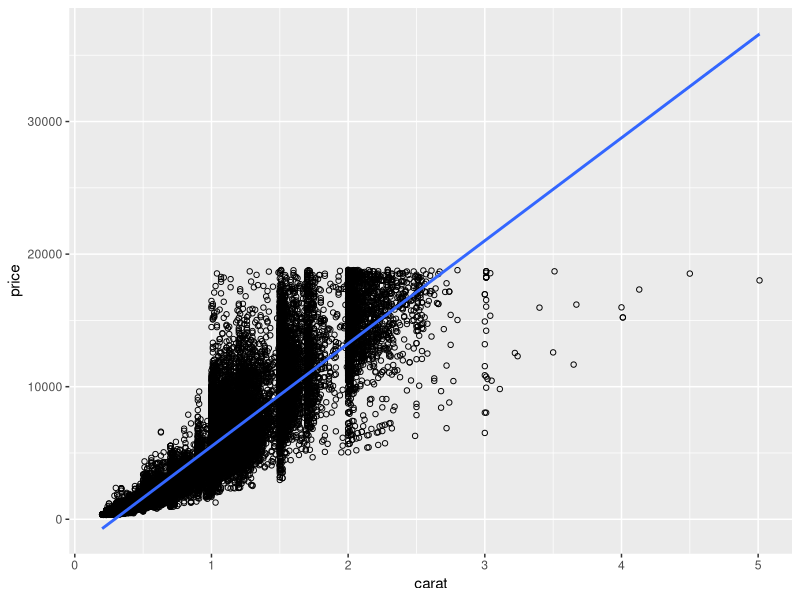
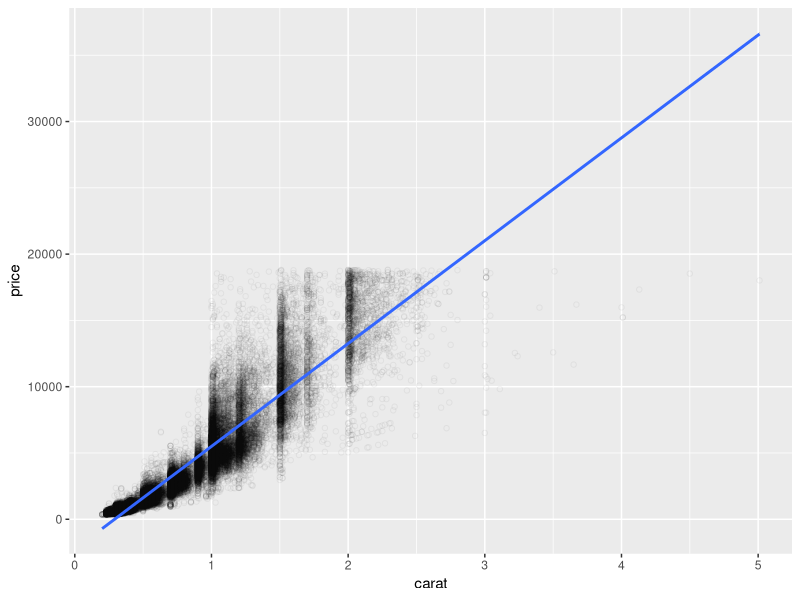
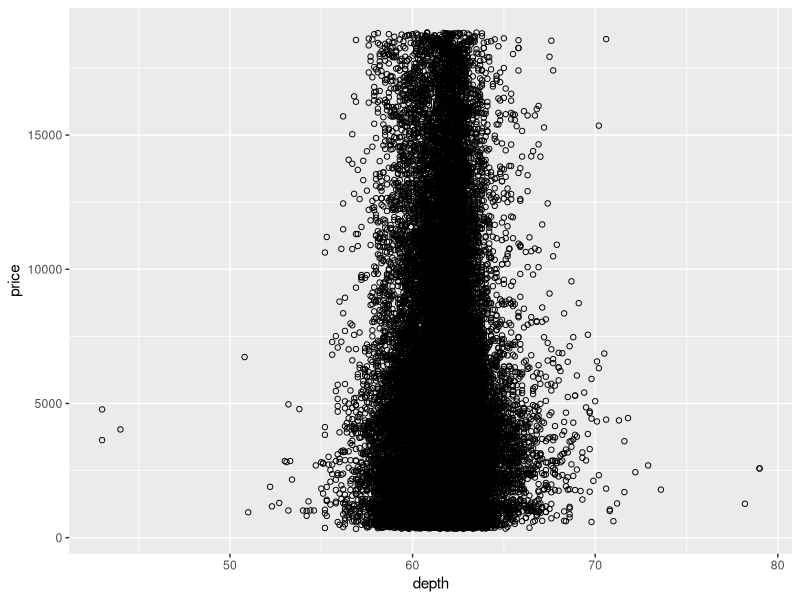
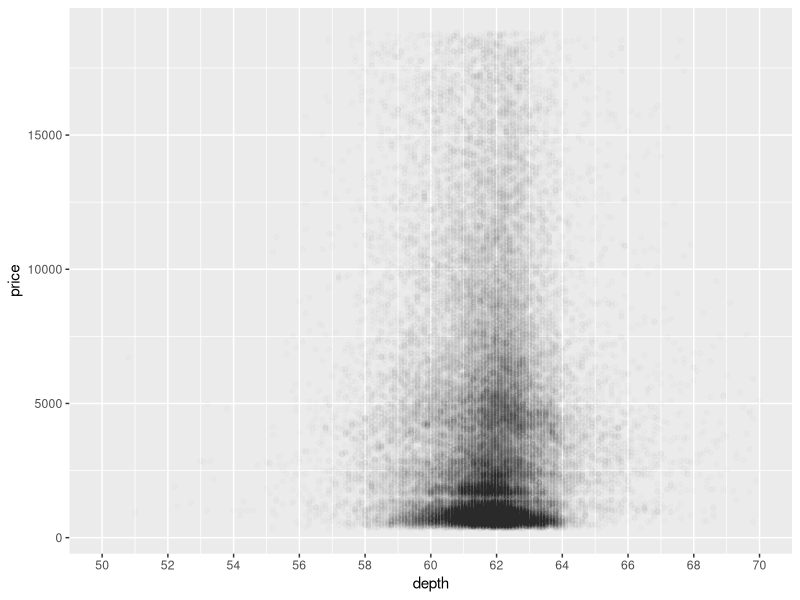
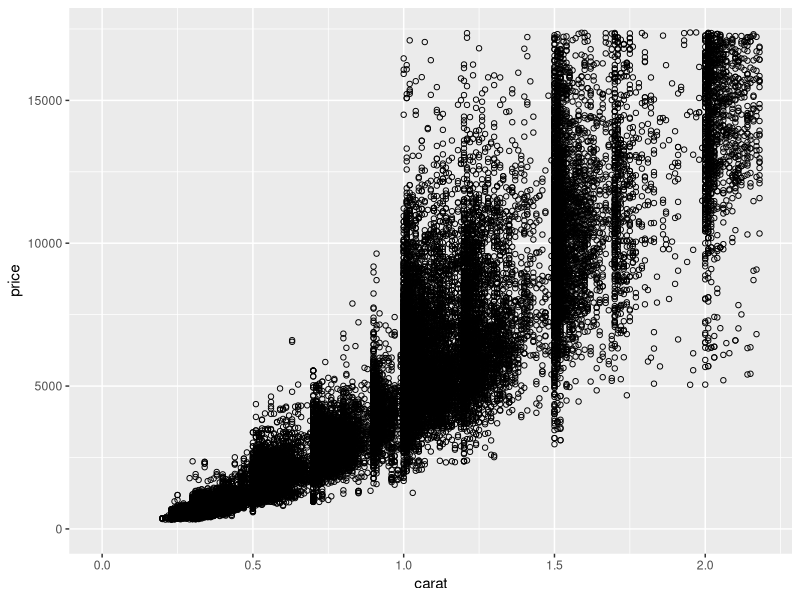
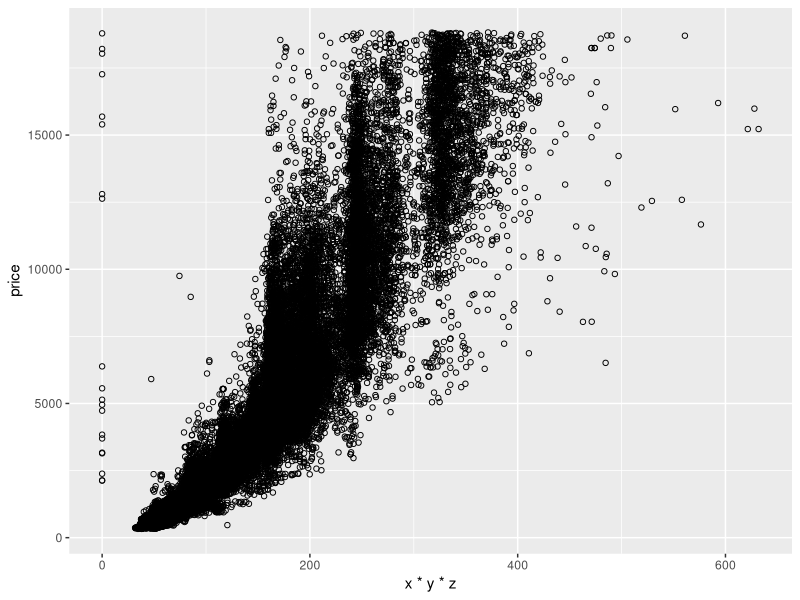
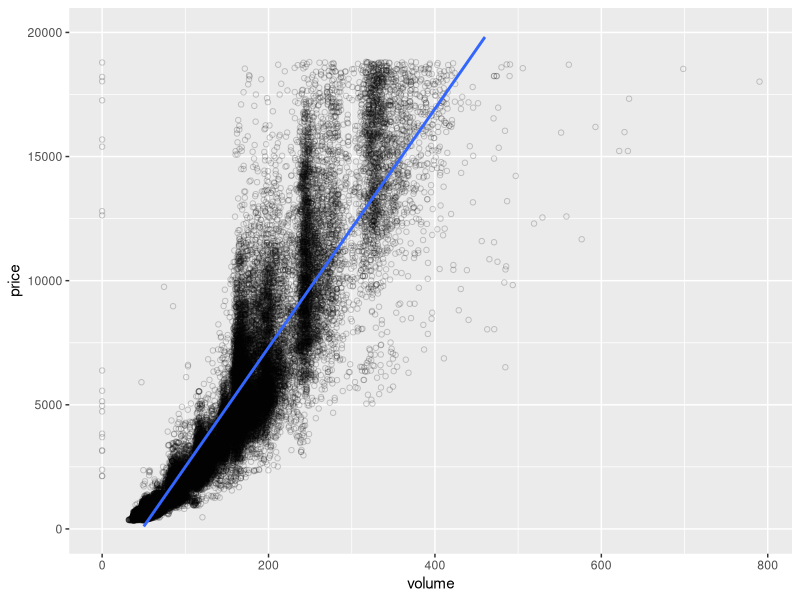
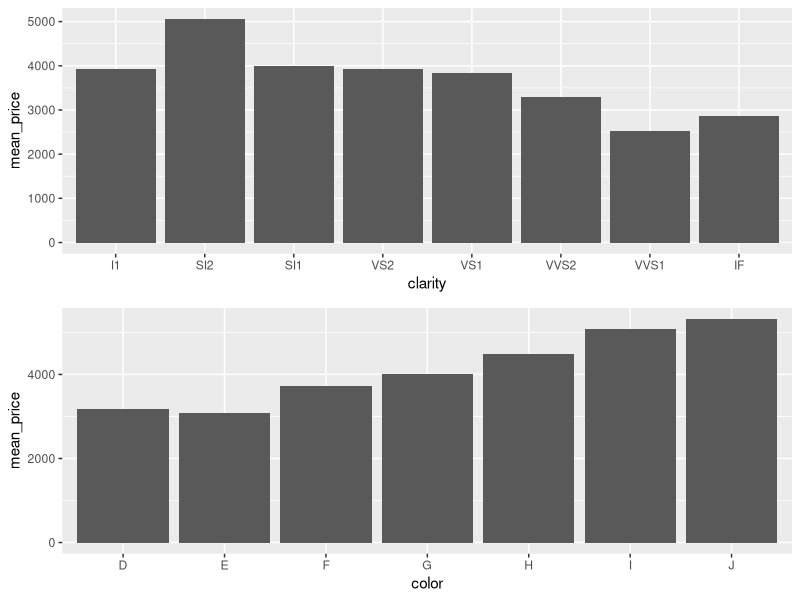

These figures' R source, in order:
## Problem Set 4 ##

library(ggplot2)
data(diamonds)
summary(diamonds)

# Question1
ggplot(diamonds, aes(x = carat, y = price)) +
  geom_point(shape=1) +    # Use hollow circles
  geom_smooth(method = lm) 

ggplot(diamonds, aes(x = carat, y = price)) +
  geom_point(shape = 1, alpha = 0.05) +    # add alpha to counter overplotting
  geom_smooth(method = lm) 

# Q2
# Looks non-linear, need to try some variable transforms

# Q3
cor(diamonds$x, diamonds$price)
cor(diamonds$y, diamonds$price)
cor(diamonds$z, diamonds$price)

# Q4
ggplot(diamonds, aes(x = depth, y = price)) +
  geom_point(shape = 1)

# Q5
ggplot(data = diamonds, aes(x = depth, y = price)) + 
  geom_point(alpha = 0.01) +
  scale_x_continuous(breaks = seq(50, 70, 2), lim = c(50, 70))

# Q6
# 58,63

# Q7
cor(diamonds$depth, diamonds$price)

# Q8
ggplot(data = diamonds, aes(x = carat, y = price)) + 
  geom_point(shape = 1) +
  xlim(0, quantile(diamonds$carat, 0.99)) +
  ylim(0, quantile(diamonds$price, 0.99))

# Q9
ggplot(data = diamonds, aes(x = x*y*z, y = price)) + 
  geom_point(shape = 1) +
  xlim(0, quantile(diamonds$x*diamonds$y*diamonds$z, 0.9999))
diamonds$volume <- diamonds$x * diamonds$y * diamonds$z

# Q10
attach(diamonds)  # using attach is not recommended
cor(price[volume!=0 & volume<800], volume[volume!=0 & volume<800])
detach(diamonds)
#or
cor(diamonds$price[diamonds$volume!=0 & diamonds$volume<800], diamonds$volume[diamonds$volume!=0 & diamonds$volume<800])
#or
with(subset(diamonds, volume!=0 & volume<800), cor(price, volume))

# Q11
ggplot(data = subset(diamonds, diamonds$volume<800), aes(x = volume, y = price)) + 
  geom_point(shape = 1, alpha = 0.2) +
  geom_smooth(method = lm) +
  ylim(0, 20000)
# non-linear relationship, needs transformations

# Q12
# detach("package:plyr", unload=TRUE)
# install.packages('dplyr')
library(dplyr)
clarityGroup <- group_by(diamonds, clarity)
diamondsByClarity <- summarise(clarityGroup,
                               mean_price = mean(price),
                               median_price = median(price),
                               min_price = min(price),
                               max_price = max(price),
                               n = n())

# Q13
diamonds_by_clarity <- group_by(diamonds, clarity)
diamonds_mp_by_clarity <- summarise(diamonds_by_clarity, mean_price = mean(price))
diamonds_by_color <- group_by(diamonds, color)
diamonds_mp_by_color <- summarise(diamonds_by_color, mean_price = mean(price))

clarityGraph <- ggplot(data=diamonds_mp_by_clarity, aes(x = clarity, y = mean_price)) +
                        geom_bar(stat ="identity")
colorGraph <- ggplot(data=diamonds_mp_by_color, aes(x = color, y = mean_price)) +
                      geom_bar(stat = "identity")

# install.packages('gridExtra')
library(gridExtra)
grid.arrange(clarityGraph, colorGraph)

# Q14
?diamonds
# color and clarity seem to be inversely mean price which is the opposite of what you'd expect
diamonds_by_cut <- group_by(diamonds, cut)
diamonds_mp_by_cut <- summarise(diamonds_by_cut, mean_price = mean(price))
ggplot(data = diamonds_mp_by_cut, aes(x = cut, y = mean_price)) +
  geom_bar(stat = "identity")
# same with cut

# Q15
# Continuation (of EDA on a gapminder.org dataset of the student's choice) question 15, problem set 3




